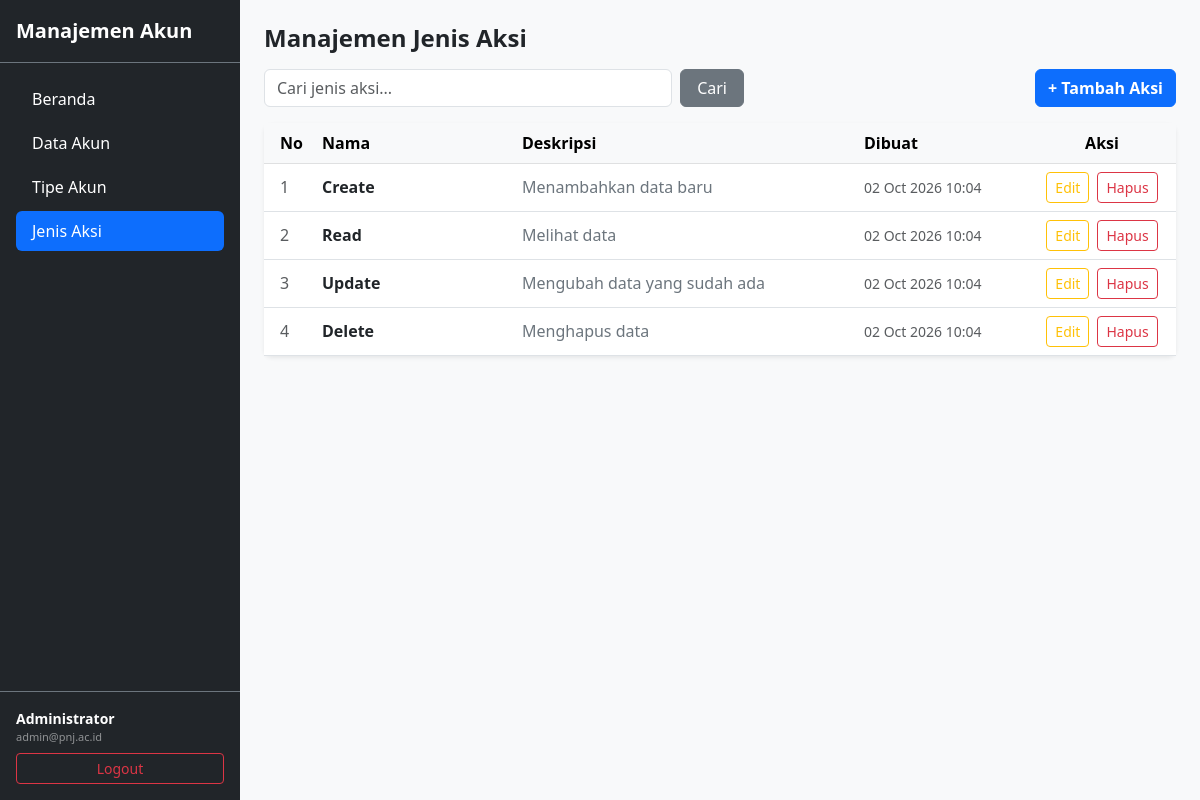
Page /jenis_aksi/index.php (signed in) on the committed database.
### tables this page shows
CREATE TABLE IF NOT EXISTS `actions` (
  `id` VARCHAR(36) NOT NULL,
  `name` VARCHAR(128) NOT NULL,
  `description` TEXT DEFAULT NULL,
  `created_at` DATETIME DEFAULT CURRENT_TIMESTAMP,
  `updated_at` DATETIME DEFAULT NULL ON UPDATE CURRENT_TIMESTAMP,
  `deleted_at` DATETIME DEFAULT NULL,
  PRIMARY KEY (`id`)
);

### jenis_aksi/index.php (the view, shortened to what this page needs)
<?php
include '../conn.php';
$base_url = "../";
$active_menu = "jenis_aksi";
$cari = isset($_GET['cari']) ? $_GET['cari'] : '';
$sql = "SELECT * FROM actions WHERE deleted_at IS NULL";
$sql .= " ORDER BY created_at DESC";
$data = mysqli_query($conn, $sql);
?>
<!DOCTYPE html>
<html lang="id">
<head>
    <link href="https://cdn.jsdelivr.net/npm/bootstrap@5.3.0/dist/css/bootstrap.min.css" rel="stylesheet">
</head>
<body>
<div class="d-flex min-vh-100">
    <?php include '../components/sidebar.php'; ?>
    <div class="flex-grow-1 bg-light p-4">
        <h4 class="fw-bold mb-3 text-dark">Manajemen Jenis Aksi</h4>
        <div class="d-flex justify-content-between align-items-center mb-3 flex-wrap gap-2">
            <form method="GET" action="index.php" class="d-flex gap-2" style="max-width: 480px; flex: 1;">
                <input type="text" name="cari" class="form-control" placeholder="Cari jenis aksi..." value="<?php echo $cari; ?>">
                <button type="submit" class="btn btn-secondary px-3">Cari</button>
            </form>
            <a href="tambah.php" class="btn btn-primary fw-semibold">+ Tambah Aksi</a>
        </div>
        <div class="card shadow-sm border-0 rounded-3">
            <div class="table-responsive">
                <table class="table table-hover align-middle mb-0">
                    <thead class="table-light">
                        <tr>
                            <th width="50" class="ps-3">No</th>
                            <th width="200">Nama</th>
                            <th>Deskripsi</th>
                            <th width="180">Dibuat</th>
                            <th width="140" class="text-center pe-3">Aksi</th>
                        </tr>
                    </thead>
                    <tbody>
                        <?php
                        $no = 1;
                        if (mysqli_num_rows($data) > 0) {
                            while ($row = mysqli_fetch_array($data)) {
                        ?>
                            <tr>
                                <td class="ps-3 text-muted"><?php echo $no++; ?></td>
                                <td class="fw-semibold text-dark">
                                    <?php echo $row['name']; ?>
                                </td>
                                <td class="text-secondary"><?php echo $row['description']; ?></td>
                                <td class="text-muted small">
                                    <?php echo date('d M Y H:i', strtotime($row['created_at'])); ?>
                                </td>
                                <td class="text-center pe-3">
                                    <div class="d-flex justify-content-center gap-2">
                                        <?php if (isset($_SESSION['account_type_name']) && $_SESSION['account_type_name'] == 'Admin') { ?>
                                    <div class="d-flex justify-content-center gap-2">
                                         <a href="edit.php?id=<?php echo $row['id']; ?>" class="btn btn-sm btn-outline-warning">Edit</a>
                                        <a href="hapus.php?id=<?php echo $row['id']; ?>" class="btn btn-sm btn-outline-danger" onclick="return confirm('Yakin ingin menghapus jenis aksi ini?')">Hapus</a>
                                    </div>
                                    <?php } else { ?>
                                        <span class="text-muted">Tidak ada aksi</span>
                                    <?php } ?>
                                    </div>
                                </td>
                            </tr>
                        <?php
                            }
                        } else {
                        ?>
                            <tr>
                                <td colspan="5" class="text-center py-4 text-muted">Belum ada data jenis aksi yang ditemukan.</td>
                            </tr>
                        <?php } ?>
                    </tbody>
                </table>
            </div>
        </div>
    </div>
</div>
</body>
</html>

### components/sidebar.php (shortened to what this page needs)
<?php
$user_name = isset($_SESSION['name']) ? $_SESSION['name'] : 'Administrator';
$user_email = isset($_SESSION['email']) ? $_SESSION['email'] : 'admin@pnj.ac.id';
?>
<div class="d-flex flex-column flex-shrink-0 bg-dark text-white" style="width: 240px; min-height: 100vh;">
    <div class="p-3 border-bottom border-secondary">
        <a href="<?php echo $base_url; ?>index.php" class="text-white text-decoration-none">
            <span class="fs-5 fw-bold d-block">Manajemen Akun</span>
        </a>
    </div>
    <ul class="nav nav-pills flex-column p-3 gap-1 mb-auto">
        <li class="nav-item">
            <a href="<?php echo $base_url; ?>index.php" class="nav-link text-white <?php echo ($active_menu == 'beranda') ? 'active bg-primary' : ''; ?>">
                Beranda
            </a>
        </li>
        <li class="nav-item">
            <a href="<?php echo $base_url; ?>akun/index.php" class="nav-link text-white <?php echo ($active_menu == 'akun') ? 'active bg-primary' : ''; ?>">
                Data Akun
            </a>
        </li>
        <li class="nav-item">
            <a href="<?php echo $base_url; ?>tipe_akun/index.php" class="nav-link text-white <?php echo ($active_menu == 'tipe_akun') ? 'active bg-primary' : ''; ?>">
                Tipe Akun
            </a>
        </li>
        <li class="nav-item">
            <a href="<?php echo $base_url; ?>jenis_aksi/index.php" class="nav-link text-white <?php echo ($active_menu == 'jenis_aksi') ? 'active bg-primary' : ''; ?>">
                Jenis Aksi
            </a>
        </li>
    </ul>
    <div class="p-3 border-top border-secondary">
        <div class="mb-2">
            <div class="fw-semibold small text-truncate"><?php echo $user_name; ?></div>
            <div class="text-white-50 small text-truncate" style="font-size: 11px;"><?php echo $user_email; ?></div>
        </div>
        <a href="<?php echo $base_url; ?>logout.php" class="btn btn-outline-danger btn-sm w-100">
            Logout
        </a>
    </div>
</div>

### rows in the picture
actions: name "Create", description "Menambahkan data baru", created_at "02 Oct 2026 10:04"
actions: name "Read", description "Melihat data", created_at "02 Oct 2026 10:04"
actions: name "Update", description "Mengubah data yang sudah ada", created_at "02 Oct 2026 10:04"
actions: name "Delete", description "Menghapus data", created_at "02 Oct 2026 10:04"

### other values in the picture
$user_name "Administrator"
$user_email "admin@pnj.ac.id"
